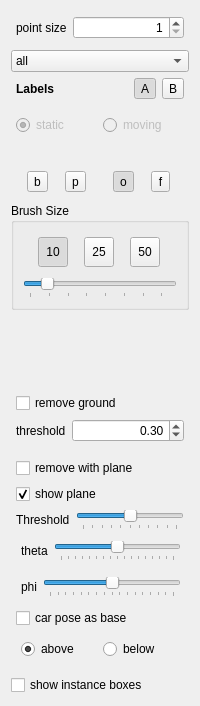
            <widget class="QWidget" name="scrollAreaWidgetContents">
             <property name="geometry">
              <rect>
               <x>0</x>
               <y>0</y>
               <width>200</width>
               <height>706</height>
              </rect>
             </property>
             <layout class="QVBoxLayout" name="verticalLayout_6">
              <item>
               <layout class="QFormLayout" name="formLayout_3">
                <property name="leftMargin">
                 <number>5</number>
                </property>
                <property name="topMargin">
                 <number>5</number>
                </property>
                <property name="rightMargin">
                 <number>5</number>
                </property>
                <property name="bottomMargin">
                 <number>5</number>
                </property>
                <item row="0" column="1">
                 <widget class="QSpinBox" name="spinPointSize">
                  <property name="alignment">
                   <set>Qt::AlignRight|Qt::AlignTrailing|Qt::AlignVCenter</set>
                  </property>
                  <property name="minimum">
                   <number>1</number>
                  </property>
                  <property name="maximum">
                   <number>20</number>
                  </property>
                 </widget>
                </item>
                <item row="0" column="0">
                 <widget class="QLabel" name="label_4">
                  <property name="text">
                   <string>point size</string>
                  </property>
                 </widget>
                </item>
               </layout>
              </item>
              <item>
               <widget class="QComboBox" name="cmbRootCategory">
                <property name="focusPolicy">
                 <enum>Qt::WheelFocus</enum>
                </property>
                <property name="currentText">
                 <string>all</string>
                </property>
                <item>
                 <property name="text">
                  <string>all</string>
                 </property>
                </item>
                <item>
                 <property name="text">
                  <string>recently</string>
                 </property>
                </item>
               </widget>
              </item>
              <item>
               <layout class="QHBoxLayout" name="horizontalLayout_9">
                <property name="leftMargin">
                 <number>5</number>
                </property>
                <property name="topMargin">
                 <number>0</number>
                </property>
                <property name="rightMargin">
                 <number>5</number>
                </property>
                <property name="bottomMargin">
                 <number>0</number>
                </property>
                <item>
                 <widget class="QLabel" name="label_8">
                  <property name="font">
                   <font>
                    <weight>75</weight>
                    <bold>true</bold>
                   </font>
                  </property>
                  <property name="text">
                   <string>Labels</string>
                  </property>
                 </widget>
                </item>
                <item>
                 <spacer name="horizontalSpacer_3">
                  <property name="orientation">
                   <enum>Qt::Horizontal</enum>
                  </property>
                  <property name="sizeHint" stdset="0">
                   <size>
                    <width>40</width>
                    <height>20</height>
                   </size>
                  </property>
                 </spacer>
                </item>
                <item>
                 <widget class="QToolButton" name="btnButtonLayoutA">
                  <property name="text">
                   <string>A</string>
                  </property>
                  <property name="checkable">
                   <bool>true</bool>
                  </property>
                  <property name="checked">
                   <bool>true</bool>
                  </property>
                 </widget>
                </item>
                <item>
                 <widget class="QToolButton" name="btnButtonLayoutB">
                  <property name="text">
                   <string>B</string>
                  </property>
                  <property name="checkable">
                   <bool>true</bool>
                  </property>
                 </widget>
                </item>
               </layout>
              </item>
              <item>
               <layout class="QGridLayout" name="labelsGroupBox">
                <property name="bottomMargin">
                 <number>5</number>
                </property>
                <property name="spacing">
                 <number>2</number>
                </property>
               </layout>
              </item>
              <item>
               <layout class="QHBoxLayout" name="horizontalLayout_13">
                <property name="leftMargin">
                 <number>5</number>
                </property>
                <property name="topMargin">
                 <number>5</number>
                </property>
                <property name="rightMargin">
                 <number>5</number>
                </property>
                <property name="bottomMargin">
                 <number>5</number>
                </property>
                <item>
                 <widget class="QRadioButton" name="rdoStatic">
                  <property name="enabled">
                   <bool>false</bool>
                  </property>
                  <property name="text">
                   <string>static</string>
                  </property>
                  <property name="checked">
                   <bool>true</bool>
                  </property>
                  <property name="autoExclusive">
                   <bool>false</bool>
                  </property>
                 </widget>
                </item>
                <item>
                 <widget class="QRadioButton" name="rdoMoving">
                  <property name="enabled">
                   <bool>false</bool>
                  </property>
                  <property name="text">
                   <string>moving</string>
                  </property>
                  <property name="checkable">
                   <bool>true</bool>
                  </property>
                  <property name="autoExclusive">
                   <bool>false</bool>
                  </property>
                 </widget>
                </item>
               </layout>
              </item>
              <item>
               <widget class="QLabel" name="txtSelectedLabel">
                <property name="font">
                 <font>
                  <weight>75</weight>
                  <bold>true</bold>
                 </font>
                </property>
                <property name="text">
                 <string/>
                </property>
               </widget>
              </item>
              <item>
               <layout class="QHBoxLayout" name="horizontalLayout_14">
                <property name="leftMargin">
                 <number>5</number>
                </property>
                <property name="topMargin">
                 <number>5</number>
                </property>
                <property name="rightMargin">
                 <number>5</number>
                </property>
                <property name="bottomMargin">
                 <number>5</number>
                </property>
                <item>
                 <widget class="QToolButton" name="btnBrushMode">
                  <property name="text">
                   <string>b</string>
                  </property>
                  <property name="checkable">
                   <bool>true</bool>
                  </property>
                 </widget>
                </item>
                <item>
                 <widget class="QToolButton" name="btnPolygonMode">
                  <property name="text">
                   <string>p</string>
                  </property>
                  <property name="checkable">
                   <bool>true</bool>
                  </property>
                 </widget>
                </item>
                <item>
                 <spacer name="horizontalSpacer_4">
                  <property name="orientation">
                   <enum>Qt::Horizontal</enum>
                  </property>
                  <property name="sizeType">
                   <enum>QSizePolicy::Fixed</enum>
                  </property>
                  <property name="sizeHint" stdset="0">
                   <size>
                    <width>10</width>
                    <height>20</height>
                   </size>
                  </property>
                 </spacer>
                </item>
                <item>
                 <widget class="QToolButton" name="btnOverwrite">
                  <property name="sizePolicy">
                   <sizepolicy hsizetype="Fixed" vsizetype="Fixed">
                    <horstretch>0</horstretch>
                    <verstretch>0</verstretch>
                   </sizepolicy>
                  </property>
                  <property name="minimumSize">
                   <size>
                    <width>0</width>
                    <height>0</height>
                   </size>
                  </property>
                  <property name="maximumSize">
                   <size>
                    <width>16777215</width>
                    <height>16777215</height>
                   </size>
                  </property>
                  <property name="text">
                   <string>o</string>
                  </property>
                  <property name="checkable">
                   <bool>true</bool>
                  </property>
                  <property name="checked">
                   <bool>true</bool>
                  </property>
                 </widget>
                </item>
                <item>
                 <widget class="QToolButton" name="btnFilter">
                  <property name="text">
                   <string>f</string>
                  </property>
                  <property name="checkable">
                   <bool>true</bool>
                  </property>
                 </widget>
                </item>
               </layout>
              </item>
              <item>
               <widget class="QGroupBox" name="groupBox_3">
                <property name="title">
                 <string>Brush Size</string>
                </property>
                <layout class="QVBoxLayout" name="verticalLayout_10">
                 <item>
                  <layout class="QHBoxLayout" name="horizontalLayout_15">
                   <property name="leftMargin">
                    <number>5</number>
                   </property>
                   <property name="topMargin">
                    <number>5</number>
                   </property>
                   <property name="rightMargin">
                    <number>5</number>
                   </property>
                   <property name="bottomMargin">
                    <number>5</number>
                   </property>
                   <item>
                    <widget class="QToolButton" name="btnRadius5">
                     <property name="minimumSize">
                      <size>
                       <width>30</width>
                       <height>30</height>
                      </size>
                     </property>
                     <property name="text">
                      <string>10</string>
                     </property>
                     <property name="checkable">
                      <bool>true</bool>
                     </property>
                     <property name="checked">
                      <bool>true</bool>
                     </property>
                    </widget>
                   </item>
                   <item>
                    <widget class="QToolButton" name="btnRadius10">
                     <property name="minimumSize">
                      <size>
                       <width>30</width>
                       <height>30</height>
                      </size>
                     </property>
                     <property name="text">
                      <string>25</string>
                     </property>
                     <property name="checkable">
                      <bool>true</bool>
                     </property>
                     <property name="checked">
                      <bool>false</bool>
                     </property>
                    </widget>
                   </item>
                   <item>
                    <widget class="QToolButton" name="btnRadius20">
                     <property name="minimumSize">
                      <size>
                       <width>30</width>
                       <height>30</height>
                      </size>
                     </property>
                     <property name="text">
                      <string>50</string>
                     </property>
                     <property name="checkable">
                      <bool>true</bool>
                     </property>
                    </widget>
                   </item>
                  </layout>
                 </item>
                 <item>
                  <widget class="QSlider" name="mRadiusSlider">
                   <property name="minimum">
                    <number>1</number>
                   </property>
                   <property name="maximum">
                    <number>75</number>
                   </property>
                   <property name="value">
                    <number>10</number>
                   </property>
                   <property name="orientation">
                    <enum>Qt::Horizontal</enum>
                   </property>
                   <property name="tickPosition">
                    <enum>QSlider::TicksBelow</enum>
                   </property>
                  </widget>
                 </item>
                </layout>
               </widget>
              </item>
              <item>
               <spacer name="verticalSpacer_3">
                <property name="orientation">
                 <enum>Qt::Vertical</enum>
                </property>
                <property name="sizeHint" stdset="0">
                 <size>
                  <width>20</width>
                  <height>40</height>
                 </size>
                </property>
               </spacer>
              </item>
              <item>
               <layout class="QFormLayout" name="formLayout_5">
                <property name="leftMargin">
                 <number>5</number>
                </property>
                <property name="topMargin">
                 <number>5</number>
                </property>
                <property name="rightMargin">
                 <number>5</number>
                </property>
                <property name="bottomMargin">
                 <number>5</number>
                </property>
                <item row="1" column="0">
                 <widget class="QLabel" name="label_9">
                  <property name="text">
                   <string>threshold</string>
                  </property>
                 </widget>
                </item>
                <item row="1" column="1">
                 <widget class="QDoubleSpinBox" name="spinGroundThreshold">
                  <property name="alignment">
                   <set>Qt::AlignRight|Qt::AlignTrailing|Qt::AlignVCenter</set>
                  </property>
                  <property name="minimum">
                   <double>-15.000000000000000</double>
                  </property>
                  <property name="maximum">
                   <double>30.000000000000000</double>
                  </property>
                  <property name="singleStep">
                   <double>0.050000000000000</double>
                  </property>
                  <property name="value">
                   <double>0.300000000000000</double>
                  </property>
                 </widget>
                </item>
                <item row="0" column="0" colspan="2">
                 <widget class="QCheckBox" name="chkRemoveGround">
                  <property name="text">
                   <string>remove ground</string>
                  </property>
                 </widget>
                </item>
               </layout>
              </item>
              <item>
               <layout class="QFormLayout" name="formLayout_6">
                <property name="leftMargin">
                 <number>5</number>
                </property>
                <property name="topMargin">
                 <number>5</number>
                </property>
                <property name="rightMargin">
                 <number>5</number>
                </property>
                <property name="bottomMargin">
                 <number>5</number>
                </property>
                <item row="0" column="0" colspan="2">
                 <widget class="QCheckBox" name="chkPlaneRemovalNormal">
                  <property name="text">
                   <string>remove with plane</string>
                  </property>
                 </widget>
                </item>
                <item row="3" column="0">
                 <widget class="QLabel" name="label_10">
                  <property name="text">
                   <string>Threshold</string>
                  </property>
                 </widget>
                </item>
                <item row="3" column="1">
                 <widget class="QSlider" name="sldPlaneThresholdNormal">
                  <property name="focusPolicy">
                   <enum>Qt::WheelFocus</enum>
                  </property>
                  <property name="minimum">
                   <number>-10000</number>
                  </property>
                  <property name="maximum">
                   <number>10000</number>
                  </property>
                  <property name="singleStep">
                   <number>1</number>
                  </property>
                  <property name="pageStep">
                   <number>50</number>
                  </property>
                  <property name="orientation">
                   <enum>Qt::Horizontal</enum>
                  </property>
                  <property name="tickPosition">
                   <enum>QSlider::TicksBelow</enum>
                  </property>
                  <property name="tickInterval">
                   <number>2000</number>
                  </property>
                 </widget>
                </item>
                <item row="4" column="0" colspan="2">
                 <layout class="QHBoxLayout" name="horizontalLayout_16">
                  <property name="leftMargin">
                   <number>5</number>
                  </property>
                  <property name="topMargin">
                   <number>5</number>
                  </property>
                  <property name="rightMargin">
                   <number>3</number>
                  </property>
                  <property name="bottomMargin">
                   <number>5</number>
                  </property>
                  <item>
                   <widget class="QLabel" name="label_11">
                    <property name="text">
                     <string>theta</string>
                    </property>
                   </widget>
                  </item>
                  <item>
                   <widget class="QSlider" name="sldPlaneNormalA1">
                    <property name="focusPolicy">
                     <enum>Qt::WheelFocus</enum>
                    </property>
                    <property name="minimum">
                     <number>-720</number>
                    </property>
                    <property name="maximum">
                     <number>720</number>
                    </property>
                    <property name="singleStep">
                     <number>1</number>
                    </property>
                    <property name="pageStep">
                     <number>90</number>
                    </property>
                    <property name="orientation">
                     <enum>Qt::Horizontal</enum>
                    </property>
                    <property name="tickPosition">
                     <enum>QSlider::TicksBelow</enum>
                    </property>
                    <property name="tickInterval">
                     <number>90</number>
                    </property>
                   </widget>
                  </item>
                 </layout>
                </item>
                <item row="5" column="0" colspan="2">
                 <layout class="QHBoxLayout" name="horizontalLayout_17">
                  <property name="leftMargin">
                   <number>5</number>
                  </property>
                  <property name="topMargin">
                   <number>5</number>
                  </property>
                  <property name="rightMargin">
                   <number>3</number>
                  </property>
                  <property name="bottomMargin">
                   <number>5</number>
                  </property>
                  <item>
                   <widget class="QLabel" name="label_12">
                    <property name="text">
                     <string>phi</string>
                    </property>
                   </widget>
                  </item>
                  <item>
                   <widget class="QSlider" name="sldPlaneNormalA2">
                    <property name="focusPolicy">
                     <enum>Qt::WheelFocus</enum>
                    </property>
                    <property name="minimum">
                     <number>-720</number>
                    </property>
                    <property name="maximum">
                     <number>720</number>
                    </property>
                    <property name="singleStep">
                     <number>1</number>
                    </property>
                    <property name="pageStep">
                     <number>90</number>
                    </property>
                    <property name="orientation">
                     <enum>Qt::Horizontal</enum>
                    </property>
                    <property name="tickPosition">
                     <enum>QSlider::TicksBelow</enum>
                    </property>
                    <property name="tickInterval">
                     <number>90</number>
                    </property>
                   </widget>
                  </item>
                 </layout>
                </item>
                <item row="6" column="0" colspan="2">
                 <widget class="QCheckBox" name="chkCarPoseAsBase">
                  <property name="text">
                   <string>car pose as base</string>
                  </property>
                 </widget>
                </item>
                <item row="7" column="0" colspan="2">
                 <layout class="QHBoxLayout" name="horizontalLayout_18">
                  <property name="leftMargin">
                   <number>5</number>
                  </property>
                  <property name="topMargin">
                   <number>5</number>
                  </property>
                  <property name="rightMargin">
                   <number>5</number>
                  </property>
                  <property name="bottomMargin">
                   <number>5</number>
                  </property>
                  <item>
                   <widget class="QRadioButton" name="rdoPlaneAboveNormal">
                    <property name="text">
                     <string>above</string>
                    </property>
                    <property name="checked">
                     <bool>true</bool>
                    </property>
                    <property name="autoExclusive">
                     <bool>false</bool>
                    </property>
                   </widget>
                  </item>
                  <item>
                   <widget class="QRadioButton" name="rdoPlaneBelowNormal">
                    <property name="text">
                     <string>below</string>
                    </property>
                    <property name="checked">
                     <bool>false</bool>
                    </property>
                    <property name="autoExclusive">
                     <bool>false</bool>
                    </property>
                   </widget>
                  </item>
                 </layout>
                </item>
                <item row="1" column="0" colspan="2">
                 <widget class="QCheckBox" name="chkShowPlane">
                  <property name="text">
                   <string>show plane</string>
                  </property>
                  <property name="checked">
                   <bool>true</bool>
                  </property>
                 </widget>
                </item>
               </layout>
              </item>
              <item>
               <widget class="QCheckBox" name="chkShowInstanceBoxes">
                <property name="text">
                 <string>show instance boxes</string>
                </property>
               </widget>
              </item>
             </layout>
            </widget>
